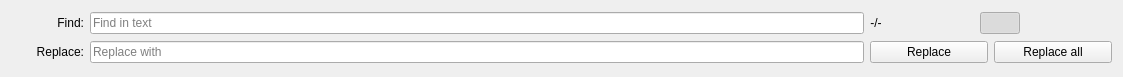
<?xml version="1.0" encoding="UTF-8"?>
<ui version="4.0">
 <class>SearchWidget</class>
 <widget class="QWidget" name="SearchWidget">
  <property name="geometry">
   <rect>
    <x>0</x>
    <y>0</y>
    <width>1123</width>
    <height>77</height>
   </rect>
  </property>
  <property name="autoFillBackground">
   <bool>true</bool>
  </property>
  <layout class="QGridLayout" name="gridLayout">
   <item row="0" column="0">
    <layout class="QHBoxLayout" name="horizontalLayout_3">
     <item>
      <widget class="QPushButton" name="closeButton">
       <property name="toolTip">
        <string>Close search</string>
       </property>
       <property name="text">
        <string/>
       </property>
       <property name="icon">
        <iconset theme="window-close">
         <normaloff>.</normaloff>.</iconset>
       </property>
       <property name="flat">
        <bool>true</bool>
       </property>
      </widget>
     </item>
     <item>
      <widget class="QLabel" name="searchLabel">
       <property name="text">
        <string>Find:</string>
       </property>
       <property name="alignment">
        <set>Qt::AlignRight|Qt::AlignTrailing|Qt::AlignVCenter</set>
       </property>
      </widget>
     </item>
    </layout>
   </item>
   <item row="0" column="1">
    <widget class="QLineEdit" name="searchLineEdit">
     <property name="placeholderText">
      <string>Find in text</string>
     </property>
    </widget>
   </item>
   <item row="0" column="3" colspan="2">
    <layout class="QHBoxLayout" name="horizontalLayout">
     <item>
      <widget class="QLabel" name="searchCountLabel">
       <property name="text">
        <string notr="true">-/-</string>
       </property>
       <property name="alignment">
        <set>Qt::AlignCenter</set>
       </property>
      </widget>
     </item>
     <item>
      <widget class="QPushButton" name="searchUpButton">
       <property name="toolTip">
        <string>Search backward</string>
       </property>
       <property name="text">
        <string/>
       </property>
       <property name="icon">
        <iconset theme="go-previous">
         <normaloff>.</normaloff>.</iconset>
       </property>
       <property name="flat">
        <bool>true</bool>
       </property>
      </widget>
     </item>
     <item>
      <widget class="QPushButton" name="searchDownButton">
       <property name="toolTip">
        <string>Search forward</string>
       </property>
       <property name="text">
        <string/>
       </property>
       <property name="icon">
        <iconset theme="go-next">
         <normaloff>.</normaloff>.</iconset>
       </property>
       <property name="flat">
        <bool>true</bool>
       </property>
      </widget>
     </item>
     <item>
      <widget class="QPushButton" name="matchCaseSensitiveButton">
       <property name="toolTip">
        <string>Match case sensitive</string>
       </property>
       <property name="text">
        <string/>
       </property>
       <property name="icon">
        <iconset theme="font-x-generic">
         <normaloff>.</normaloff>.</iconset>
       </property>
       <property name="checkable">
        <bool>true</bool>
       </property>
       <property name="checked">
        <bool>true</bool>
       </property>
       <property name="flat">
        <bool>true</bool>
       </property>
      </widget>
     </item>
     <item>
      <widget class="QPushButton" name="wrapAroundButton">
       <property name="toolTip">
        <string>Wrap around</string>
       </property>
       <property name="text">
        <string/>
       </property>
       <property name="icon">
        <iconset theme="go-jump">
         <normaloff>.</normaloff>.</iconset>
       </property>
       <property name="checkable">
        <bool>true</bool>
       </property>
       <property name="flat">
        <bool>true</bool>
       </property>
      </widget>
     </item>
     <item>
      <widget class="QPushButton" name="replaceToggleButton">
       <property name="toolTip">
        <string>Replace text</string>
       </property>
       <property name="text">
        <string/>
       </property>
       <property name="icon">
        <iconset theme="edit-find-replace">
         <normaloff>.</normaloff>.</iconset>
       </property>
       <property name="checkable">
        <bool>true</bool>
       </property>
       <property name="flat">
        <bool>true</bool>
       </property>
      </widget>
     </item>
    </layout>
   </item>
   <item row="1" column="0">
    <widget class="QLabel" name="replaceLabel">
     <property name="text">
      <string>Replace:</string>
     </property>
     <property name="alignment">
      <set>Qt::AlignRight|Qt::AlignTrailing|Qt::AlignVCenter</set>
     </property>
    </widget>
   </item>
   <item row="1" column="1">
    <widget class="QLineEdit" name="replaceLineEdit">
     <property name="placeholderText">
      <string>Replace with</string>
     </property>
    </widget>
   </item>
   <item row="1" column="3" colspan="2">
    <layout class="QHBoxLayout" name="horizontalLayout_2">
     <item>
      <widget class="QPushButton" name="replaceButton">
       <property name="toolTip">
        <string>Replace one text occurrence</string>
       </property>
       <property name="text">
        <string>Replace</string>
       </property>
       <property name="flat">
        <bool>false</bool>
       </property>
      </widget>
     </item>
     <item>
      <widget class="QPushButton" name="replaceAllButton">
       <property name="toolTip">
        <string>Replace all text occurrences</string>
       </property>
       <property name="text">
        <string>Replace all</string>
       </property>
       <property name="flat">
        <bool>false</bool>
       </property>
      </widget>
     </item>
    </layout>
   </item>
  </layout>
 </widget>
 <tabstops>
  <tabstop>searchLineEdit</tabstop>
  <tabstop>replaceLineEdit</tabstop>
  <tabstop>searchUpButton</tabstop>
  <tabstop>searchDownButton</tabstop>
  <tabstop>matchCaseSensitiveButton</tabstop>
  <tabstop>wrapAroundButton</tabstop>
  <tabstop>replaceToggleButton</tabstop>
  <tabstop>replaceButton</tabstop>
  <tabstop>replaceAllButton</tabstop>
  <tabstop>closeButton</tabstop>
 </tabstops>
 <resources/>
 <connections/>
</ui>
